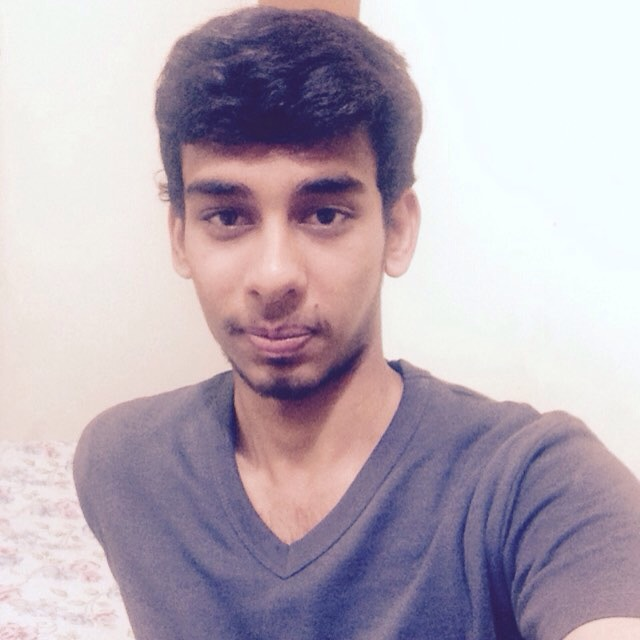
#> input picture prashu.JPG, 640 x 640 px, found by its file name
$ jupyter execute '15 Canny Edge Detection.ipynb'
#> lines starting #> are read from the running program, lines starting #| are printed output that depends on the picture; after the words box and inside, x2 and y2 are one past the last pixel; in counts of white or black regions, pixels touching at a corner belong together
# CANNY EDGE DETECTION

Canny Edge Detection is a popular edge detection algorithm. It was developed by John F. Canny in 1986. It is a multi-stage algorithm and we will go through each stages.

#### 1. Noise Reduction
Since edge detection is susceptible to noise in the image, first step is to remove the noise in the image with a 5x5 Gaussian filter. We have already seen this in previous chapters.

#### 2, Finding Intensity Gradient of the Image
Smoothened image is then filtered with a Sobel kernel in both horizontal and vertical direction to get first derivative in horizontal direction \begin{equation*}(G_x)\end{equation*} and vertical direction \begin{equation*}(G_y)\end{equation*}. From these two images, we can find edge gradient and direction for each pixel as follows:

\begin{equation*} Edge\_Gradient \; (G) = \sqrt{G_x^2 + G_y^2}\end{equation*}

\begin{equation*}
Angle \; (\theta) = \tan^{-1} \bigg(\frac{G_y}{G_x}\bigg)
\end{equation*}

Gradient direction is always perpendicular to edges. It is rounded to one of four angles representing vertical, horizontal and two diagonal directions.

#### 3. Non-maximum Suppression
After getting gradient magnitude and direction, a full scan of image is done to remove any unwanted pixels which may not constitute the edge. For this, at every pixel, pixel is checked if it is a local maximum in its neighborhood in the direction of gradient. Check the image below:

Point A is on the edge ( in vertical direction). Gradient direction is normal to the edge. Point B and C are in gradient directions. So point A is checked with point B and C to see if it forms a local maximum. If so, it is considered for next stage, otherwise, it is suppressed ( put to zero).

In short, the result you get is a binary image with “thin edges”.

#### 4. Hysteresis Thresholding
This stage decides which are all edges are really edges and which are not. For this, we need two threshold values, minVal and maxVal. Any edges with intensity gradient more than maxVal are sure to be edges and those below minVal are sure to be non-edges, so discarded. Those who lie between these two thresholds are classified edges or non-edges based on their connectivity. If they are connected to “sure-edge” pixels, they are considered to be part of edges. Otherwise, they are also discarded.

The edge A is above the maxVal, so considered as “sure-edge”. Although edge C is below maxVal, it is connected to edge A, so that also considered as valid edge and we get that full curve. But edge B, although it is above minVal and is in same region as that of edge C, it is not connected to any “sure-edge”, so that is discarded. So it is very important that we have to select minVal and maxVal accordingly to get the correct result.

This stage also removes small pixels noises on the assumption that edges are long lines.

So what we finally get is strong edges in the image.

## Canny Edge Detection in OpenCV

OpenCV puts all the above in single function, cv2.Canny(). We will see how to use it. First argument is our input image. Second and third arguments are our minVal and maxVal respectively. Third argument is aperture_size. It is the size of Sobel kernel used for find image gradients. By default it is 3. Last argument is L2gradient which specifies the equation for finding gradient magnitude. If it is True, it uses the equation mentioned above which is more accurate, otherwise it uses this function: \begin{equation*} Edge\_Gradient \; (G) = |G_x| + |G_y|. By default, it is False.\end{equation*}

[cell 1]
import cv2
import numpy as np
from matplotlib import pyplot as plt

img = cv2.imread('prashu.jpg',0)
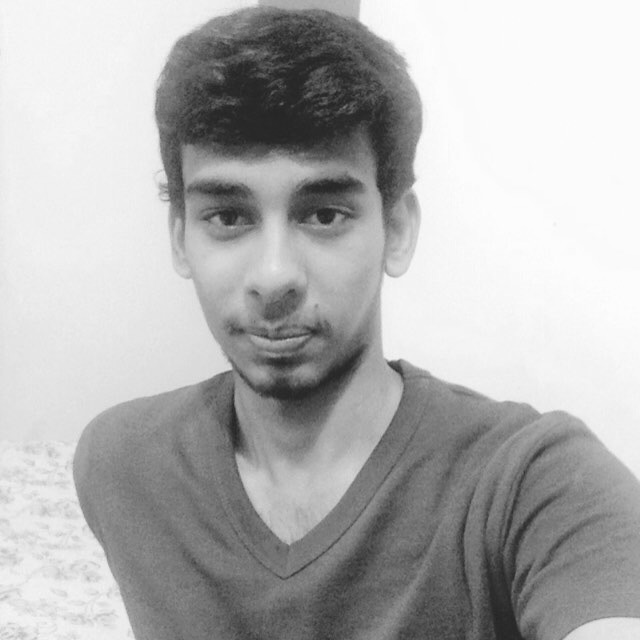
#> img: shape (640, 640); min 32, max 254, mean 178.6
edges = cv2.Canny(img,50,180)
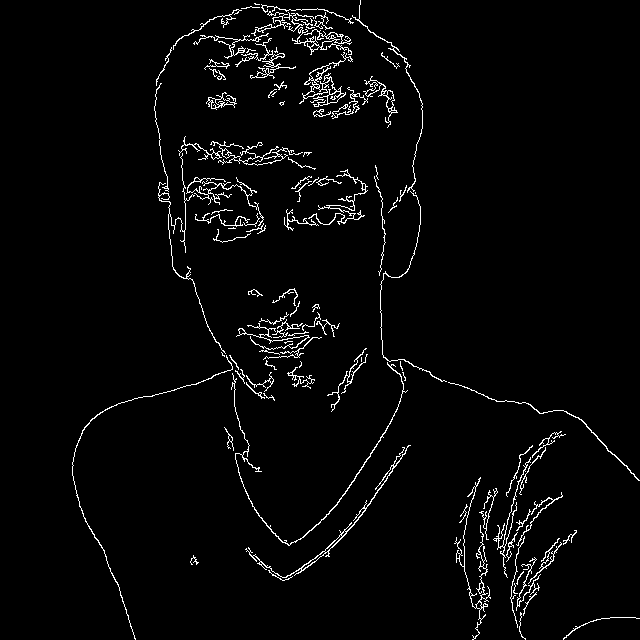
#> edges: shape (640, 640); 2.9% white in thin lines or dots, all inside (x1, y1, x2, y2) = (72, 0, 640, 640)

plt.subplot(121),plt.imshow(img,cmap = 'gray')
plt.title('Original Image'), plt.xticks([]), plt.yticks([])
plt.subplot(122),plt.imshow(edges,cmap = 'gray')
plt.title('Edge Image'), plt.xticks([]), plt.yticks([])

plt.show()
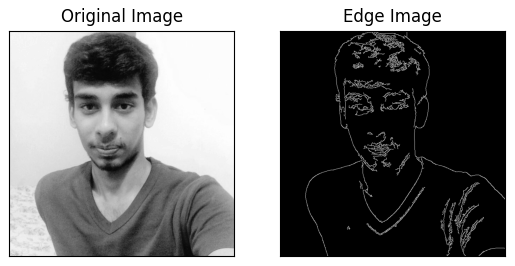
#> figure drawn by matplotlib, 2 panels
